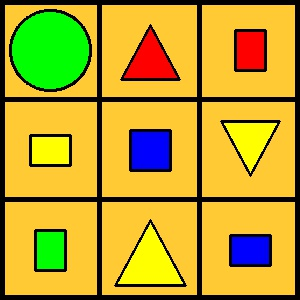
#> input picture Task1/2. Task_Description/test_images/board_5.jpg, 300 x 300 px
$ python task1_main.py   (Python 2 division)
#> lines starting #> are read from the running program, lines starting #| are printed output that depends on the picture; after the words box and inside, x2 and y2 are one past the last pixel; in counts of white or black regions, pixels touching at a corner belong together
# -*- coding: utf-8 -*-
'''
**************************************************************************
*                  IMAGE PROCESSING (e-Yantra 2016)
*                  ================================
*  This software is intended to teach image processing concepts
*
*  Author: e-Yantra Project, Department of Computer Science
*  and Engineering, Indian Institute of Technology Bombay.
*
*  Software released under Creative Commons CC BY-NC-SA
*
*  For legal information refer to:
*        http://creativecommons.org/licenses/by-nc-sa/4.0/legalcode
*
*
*  This software is made available on an “AS IS WHERE IS BASIS”.
*  Licensee/end user indemnifies and will keep e-Yantra indemnified from
*  any and all claim(s) that emanate from the use of the Software or
*  breach of the terms of this agreement.
*
*  e-Yantra - An MHRD project under National Mission on Education using
*  ICT(NMEICT)
*
* ---------------------------------------------------
*  Theme: Launch a Module
*  Filename: task1_main.py
*  Version: 1.0.0
*  Date: November 11, 2016
*  How to run this file: python task1_main.py
*  Author: e-Yantra Project, Department of Computer Science and Engineering, Indian Institute of Technology Bombay.
* ---------------------------------------------------

* ====================== GENERAL Instruction =======================
* 1. Check for "DO NOT EDIT" tags - make sure you do not change function name of main().
* 2. Return should be board_objects and output_list. Both should be list of tuple
* 3. Do not keep uncessary print statement, imshow() functions in final submission that you submit
* 4. Do not change the file name
* 5. Your Program will be tested through code test suite designed and graded based on number of test cases passed
**************************************************************************
'''
import cv2
import numpy as np

# ******* WRITE YOUR FUNCTION, VARIABLES etc HERE


def main(board_filepath, container_filepath):
	'''
This function is the main program which takes image of game-board and
container as argument. Team is expected to insert their part of code as
required to solve the given task (function calls etc).

***DO NOT EDIT THE FUNCTION NAME. Leave it as main****
Function name: main()

******DO NOT EDIT name of these argument*******
Input argument: board_filepath and container_filepath.

Return:
1 - List of tuples which is the expected final output. See Task1_Description for detail.
2 - List of tuples for objects on board. See Task1_Description for detail.
	'''
#> called with board_filepath = 'test_images/board_5.jpg', container_filepath = 'test_images/container_5.jpg'

	board_objects = [0]*9		# List to store output of board -- DO NOT CHANGE VARIABLE NAME
	output_list = []		# List to store final output 	-- DO NOT CHANGE VARIABLE NAME


	##### WRITE YOUR CODE HERE - STARTS

	# cv2.imshow("board_filepath - press Esc to close",cv2.imread(board_filepath))			- For check - remove
	# cv2.imshow("container_filepath - press Esc to close",cv2.imread(container_filepath))

	container_objects = [0]*16
	board=cv2.imread(board_filepath)
#> board is the input picture: shape (300, 300, 3); mean B, G, R 45, 161.6, 187.1
	board_images=[[0,0,[0,0,0]]*8100]*9
	container=cv2.imread(container_filepath)
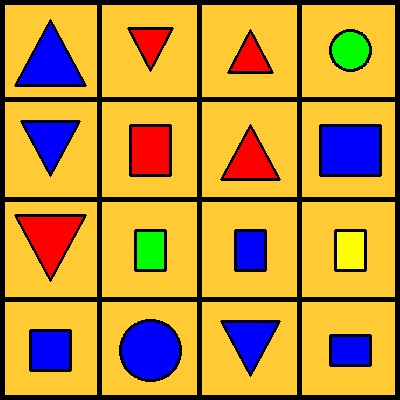
#> input picture Task1/2. Task_Description/test_images/container_5.jpg, 400 x 400 px
#> container is the input picture: shape (400, 400, 3); mean B, G, R 60.2, 144.3, 187.7
	container_images=[[0,0,[0,0,0]]*8100]*16

	def getColor(midPt):
		b=midPt[0]
		g=midPt[1]
		r=midPt[2]
		if(b>245):
			return "blue"
		elif g>245 and r<10:
			return "green"
		elif r>245 and g<10:
			return "red"
		elif g>245 and r>245:
			return "yellow"
		return ""

	def getShape(image):
		gray = cv2.cvtColor(image,cv2.COLOR_BGR2GRAY)
		ret,thresh = cv2.threshold(gray,127,255,1)
		contours,h = cv2.findContours(thresh,1,2)
		for cnt in contours:
			approx = cv2.approxPolyDP(cnt,0.01*cv2.arcLength(cnt,True),True)
    		if len(approx)==3:
    			return "Triangle"
    		elif len(approx)==4:
        		return "4-sided"
    		else:
        		return "Circle"

	def getObjects():
		k=0
		for i in range(5,5+container.shape[0],container.shape[0]/4):
			for j in range(5,5+container.shape[1],container.shape[1]/4):
				container_images[k]=container.copy()[i:i+(container.shape[0]/4-10), j:j+(container.shape[1]/4-10)]
				color=getColor(container_images[k][45,45]);
				shape=""
				if color!="":
					shape=getShape(container_images[k])
				container_objects[k]=((k+1),color,shape)
				k=k+1
#> after the loop, container_images = 16 items; container_objects = 16 items, first 6: (1, 'blue', 'Triangle'), (2, 'red', 'Triangle'), (3, 'red', 'Triangle'), (4, 'green', 'Circle'), (5, 'blue', 'Triangle'), (6, 'red', '4-sided'); k = 16

		k=0
		for i in range(5,5+board.shape[0],board.shape[0]/3):
			for j in range(5,5+board.shape[1],board.shape[1]/3):
				board_images[k]=board.copy()[i:i+(board.shape[0]/3-10), j:j+(board.shape[1]/3-10)]
				color=getColor(board_images[k][45,45]);
				shape=""
				if color!="":
					shape=getShape(board_images[k])
				board_objects[k]=((k+1),color,shape)
				k=k+1
#> after the loop, board_images = 9 items; board_objects = [(1, 'green', 'Circle'), (2, 'red', 'Triangle'), (3, 'red', '4-sided'), (4, 'yellow', '4-sided'), (5, 'blue', '4-sided'), (6, 'yellow', 'Triangle'), (7, 'green', '4-sided'), (8, 'yellow', 'Triangle'), (9, 'blue', '4-sided')]; k = 9


	getObjects()
	for i in range(0,9):
		flag=0
		for j in range(0,16):
			if board_objects[i][1]==container_objects[j][1] and board_objects[i][2]==container_objects[j][2]:
				gray = cv2.cvtColor(board_images[i],cv2.COLOR_BGR2GRAY)
				ret,thresh = cv2.threshold(gray,127,255,1)
				contours,h = cv2.findContours(thresh,1,2)
				cnt = contours[0]
				Ai = cv2.contourArea(cnt)
				Pi = cv2.arcLength(cnt,True)
				gray = cv2.cvtColor(container_images[j],cv2.COLOR_BGR2GRAY)
				ret,thresh = cv2.threshold(gray,127,255,1)
				contours,h = cv2.findContours(thresh,1,2)
				cnt = contours[0]
				Aj = cv2.contourArea(cnt)
				Pj = cv2.arcLength(cnt,True)
				if Ai==Aj and Pi==Pj:
					output_list+=[((i+1),(j+1))]
					flag=1
					break
		if flag==0:
			output_list+=[((i+1),0)]
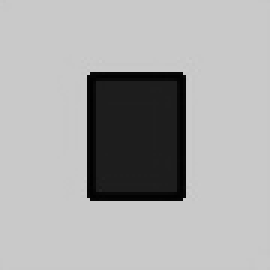
#> gray: shape (90, 90) (shown 3 times larger); min 0, max 205, mean 169.7
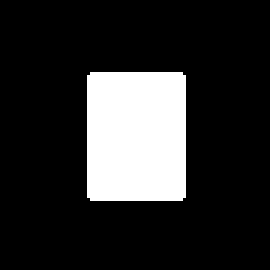
#> thresh: shape (90, 90) (shown 3 times larger); 17.5% white; 1 white region, box (x1, y1, x2, y2) and area: (29, 24, 62, 67) 1415
#> after the loop, output_list = [(1, 0), (2, 7), (3, 0), (4, 12), (5, 13), (6, 0), (7, 10), (8, 0), (9, 11)]


	# #### NO EDIT AFTER THIS

# DO NOT EDIT
# return Expected output, which is a list of tuples. See Task1_Description for detail.
	return board_objects, output_list


'''
Below part of program will run when ever this file (task1_main.py) is run directly from terminal/Idle prompt.

'''
if __name__ == '__main__':


	board_filepath = "test_images/board_5.jpg"    			# change filename of board provided to you
	container_filepath = "test_images/container_5.jpg"		# change filename of container as required for testing

	main(board_filepath,container_filepath)

	cv2.waitKey(0)
	cv2.destroyAllWindows()
